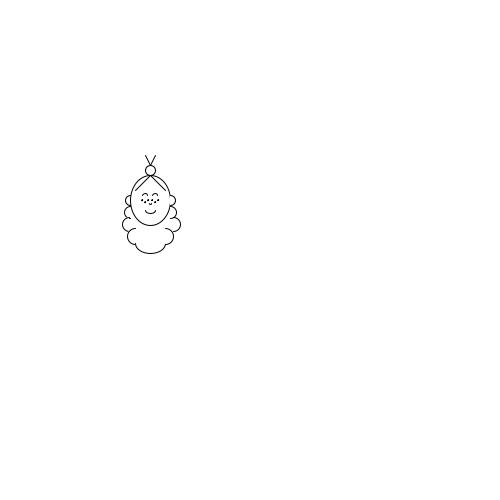
Frame 1 (no input)
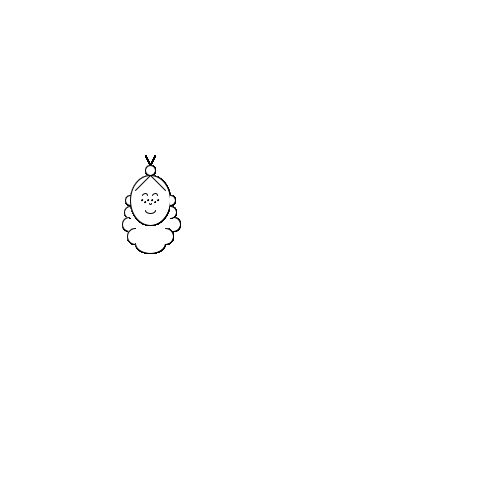
Frame 60 (the mouse pressed at the canvas centre just before this capture)
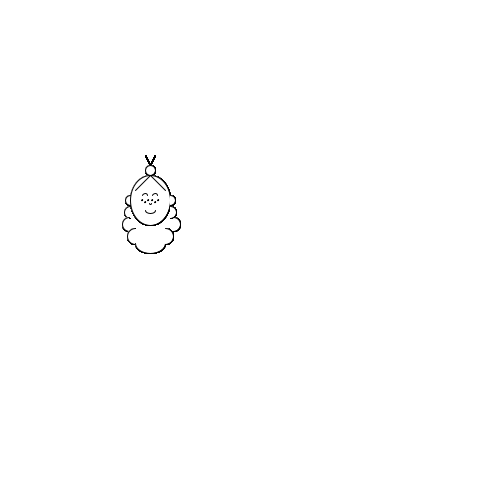
Frame 120 (the mouse held since frame 60 and released just before this capture)

The Processing sketch that drew these frames (run headless with seeded random() and noise(); from frame 60 on, the mouse is pressed at the canvas centre):

// Processing sketch: p2_patri
// ── p2_patri.pde
void setup(){
  background(255);
  size(500,500);
}
void draw(){
 patri(100,100);
}


  
  

// ── patri.pde
void patri(float posx, float posy){
 pushMatrix();
 translate(posx,posy);
   //cara
   ellipse(50,100,40,50);
   arc(45,95,5,3,radians(180),radians(360));
   arc(55,95,5,3,radians(180),radians(360));
   arc(50,103,2,2,radians(0),radians(180));
   arc(50,110,10,6,radians(0),radians(180));
   ellipse(42,100,1,1);
   ellipse(45,102,1,1);
   ellipse(48,100,1,1);
   ellipse(52,100,1,1);
   ellipse(55,102,1,1);
   ellipse(58,100,1,1);
   //orejas
   arc(30, 100, 10, 10, HALF_PI, PI + HALF_PI);
   arc(70, 100, 10, 10, -HALF_PI, HALF_PI);
   //pelo
   line(35,90,50,75);
   line(65,90,50,75);
   ellipse(50,70,10,10);
   line(50,65,45,55);
   line(50,65,55,55);
   arc(30, 112, 12, 12, HALF_PI, PI + HALF_PI);
   arc(29, 124, 14, 14, HALF_PI, PI + HALF_PI);
   arc(35, 136, 16, 16, HALF_PI, PI + HALF_PI);
   arc(50,143,30,20,radians(0),radians(180));
   arc(65, 136, 16, 16, -HALF_PI, HALF_PI);
   arc(73, 124, 14, 14, -HALF_PI, HALF_PI);
   arc(70, 112, 12, 12, -HALF_PI, HALF_PI);
 popMatrix();
}
